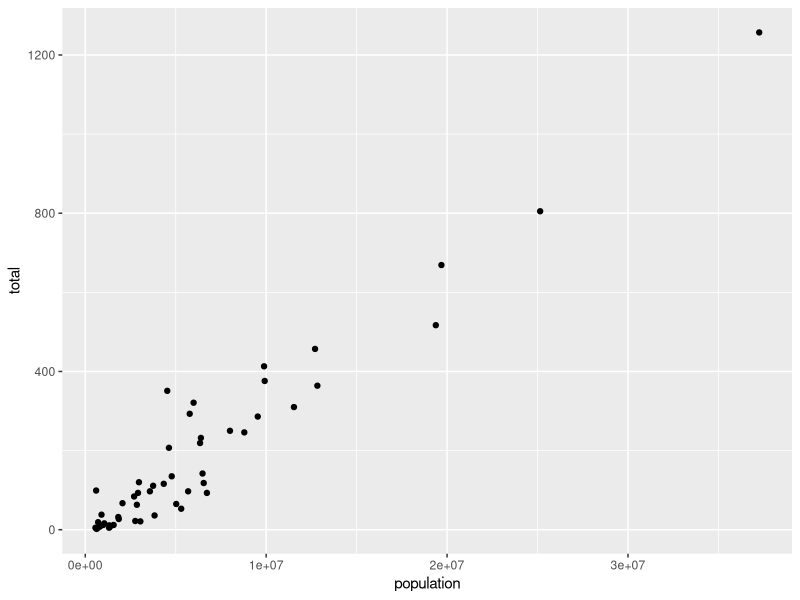
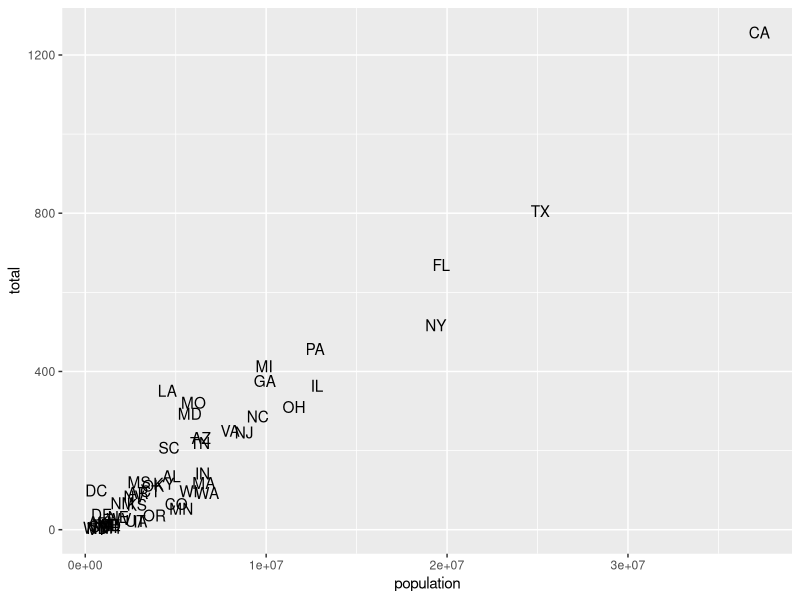
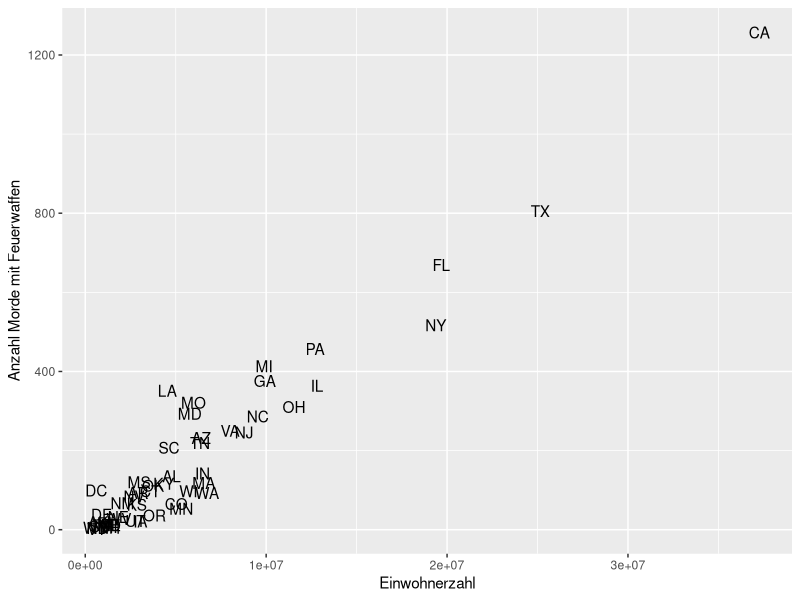
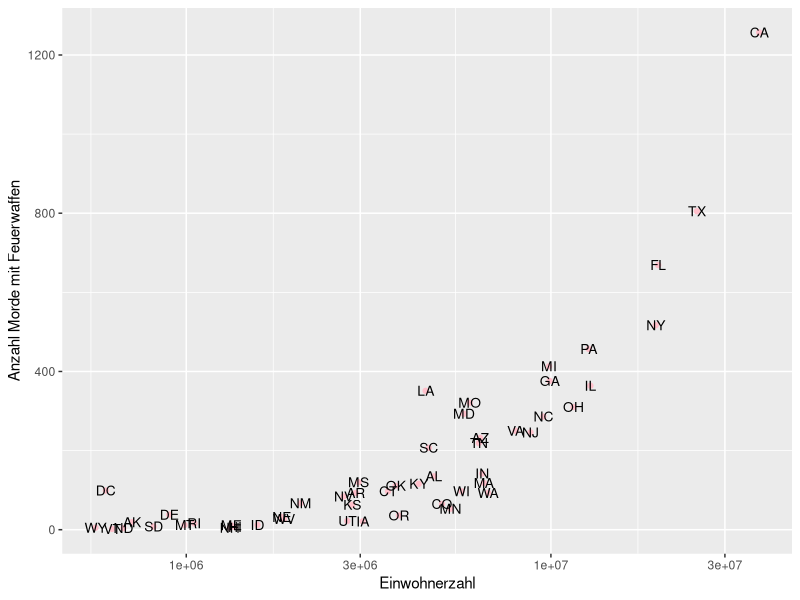

R code for these plots, in order:
## ---- chunk 1
library( tidyverse )
## ---- chunk 2
library( dslabs )
## ---- chunk 3
murders
## ---- chunk 4
arrange( murders, population )
## ---- chunk 5
ggplot(murders) +
  geom_point( aes( x=population, y=total ) )
## ---- chunk 6
ggplot(murders) +
  geom_text( aes( x=population, y=total, label=abb  ) )
## ---- chunk 7
ggplot(murders) +
  geom_text( aes( x=population, y=total, label=abb  ) ) +
  xlab( "Einwohnerzahl" ) + ylab( "Anzahl Morde mit Feuerwaffen" ) 
## ---- chunk 8
ggplot(murders) +
  geom_point( aes( x=population, y=total ), col="pink" ) +
  geom_text( aes( x=population, y=total, label=abb ), size=3.5 ) +
  xlab( "Einwohnerzahl" ) + ylab( "Anzahl Morde mit Feuerwaffen" ) +
  scale_x_log10()
## ---- chunk 9
mutate( murders, cases_per_100000 = total / population * 100000 )
## ---- chunk 10
mutate( murders, cases_per_100000 = total / population * 100000 ) -> murders2
## ---- chunk 11
murders %>%
mutate( cases_per_100000 = total / population * 100000 ) %>%
arrange( -cases_per_100000 ) -> murders

murders %>% head(5)
## ---- chunk 12
murders %>% select( state, cases_per_100000 )
## ---- chunk 13
select( murders, -abb )
## ---- chunk 14
murders %>% filter( population < 1000000 )
## ---- chunk 15
murders %>% filter( region == "West" )
## ---- chunk 16
murders %>% arrange( population )
## ---- chunk 17
c( 124.0, 135.5, 126.0, 115.0, 109.0, 152.8, 138.2 )
## ---- chunk 18
tibble(
  weight = c( 124.0, 135.5, 126.0, 115.0, 109.0, 152.8, 138.2 ),
  habitat = "Südwald"
)
## ---- chunk 19
tibble(
  weight = c( 99.1, 148.3, 133.4, 116.8, 134.5, 117.4, 138.4, 159.6, 119.5 ),
  habitat = "Ostforst" )
## ---- chunk 20
bind_rows(
  tibble(
    weight = c( 124.0, 135.5, 126.0, 115.0, 109.0, 152.8, 138.2 ),
    habitat = "Südwald"
  ),
  tibble(
    weight = c( 99.1, 148.3, 133.4, 116.8, 134.5, 117.4, 138.4, 159.6, 119.5 ),
    habitat = "Ostforst" )
) -> vole_data

vole_data
## ---- chunk 21
write_csv( vole_data, file="vole_data.csv" )
## ---- chunk 22
vole_data %>%
group_by( habitat ) %>%
summarise( mean(weight) )
## ---- chunk 23
vole_data %>%
group_by( habitat ) %>%
summarise( mean(weight), n() )
## ---- chunk 24
vole_data %>%
group_by( habitat ) %>%
summarise( 
   average_weight = mean(weight), 
   number_of_mice = n() )
